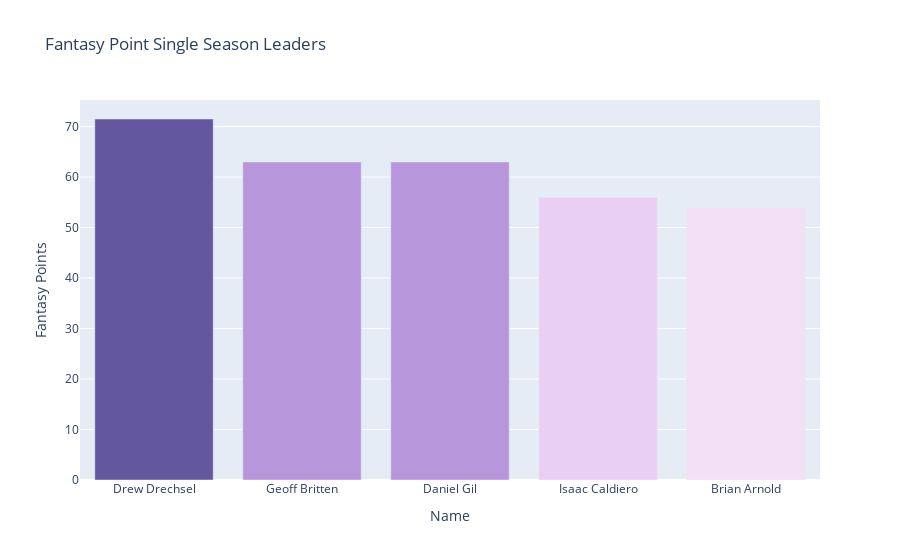

Here is the notebook cell this chart was saved with:
### Code cell
fig3 = px.bar(
    single_season_leaders,
    x='Name',
    y='Fantasy Points',
    color='Fantasy Points',
    title='Fantasy Point Single Season Leaders',
    color_continuous_scale=px.colors.sequential.Purp,
)

fig3.update_coloraxes(showscale=False)

### Figure 1 — Plotly figure (JSON) as saved in the notebook; plotly's stock layout.template omitted (floating-point values rounded to 4 significant figures)
{"data": [{"alignmentgroup": "True", "hovertemplate": "Name=%{x}<br>Fantasy Points=%{marker.color}<extra></extra>", "legendgroup": "", "marker": {"color": [71.5, 63, 63, 56, 54], "coloraxis": "coloraxis", "pattern": {"shape": ""}}, "name": "", "offsetgroup": "", "orientation": "v", "showlegend": false, "textposition": "auto", "type": "bar", "x": ["Drew Drechsel", "Geoff Britten", "Daniel Gil", "Isaac Caldiero", "Brian Arnold"], "xaxis": "x", "y": [71.5, 63, 63, 56, 54], "yaxis": "y"}], "layout": {"barmode": "relative", "coloraxis": {"colorbar": {"title": {"text": "Fantasy Points"}}, "colorscale": [[0, "rgb(243, 224, 247)"], [0.1667, "rgb(228, 199, 241)"], [0.3333, "rgb(209, 175, 232)"], [0.5, "rgb(185, 152, 221)"], [0.6667, "rgb(159, 130, 206)"], [0.8333, "rgb(130, 109, 186)"], [1, "rgb(99, 88, 159)"]], "showscale": false}, "legend": {"tracegroupgap": 0}, "title": {"text": "Fantasy Point Single Season Leaders"}, "xaxis": {"anchor": "y", "domain": [0, 1], "title": {"text": "Name"}}, "yaxis": {"anchor": "x", "domain": [0, 1], "title": {"text": "Fantasy Points"}}}}
